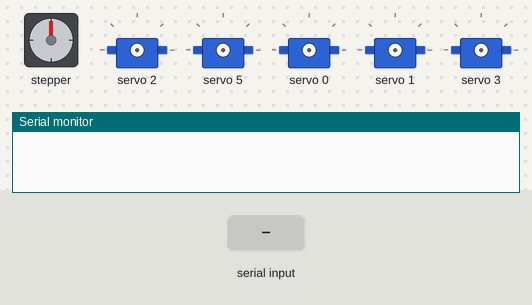
Simulated run of this sketch. Board: Arduino Uno, built with avr-gcc and run on an emulated ATmega328P. Shown: stepper motor, 5 × servo, the last lines printed to the serial monitor. Wiring (inferred from the names in the program): stepper motor driver (120 steps per turn assumed): step pin 5; direction pin 4. Inputs (shaded band) come from the test bench.

Above: at 4.2 s.
4.3 s: "c" received over Serial
5.8 s: byte 70 ('F') received over Serial
7.3 s: byte 102 ('f') received over Serial
At 8.4 s:
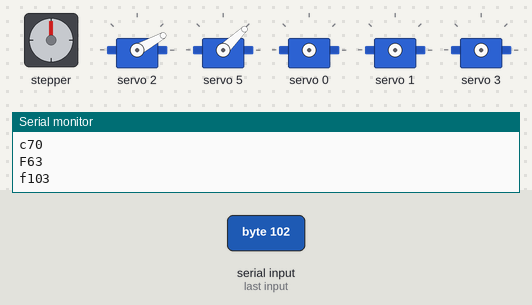
8.8 s: "p" received over Serial
10.3 s: "U" received over Serial
11.8 s: "G" received over Serial
At 13.0 s:
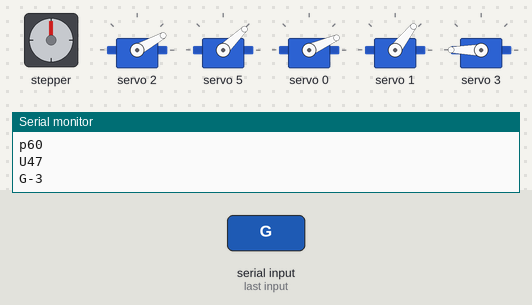
Timing chart, 0 to 14.3 s (numbered marks = the images above; inputs shaded):
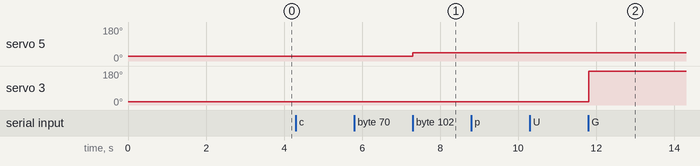

The sketch:

projectfinalversion3.ino
```cpp
#include "HCPCA9685.h"
#define I2CAdd 0x40
HCPCA9685 HCPCA9685(I2CAdd);

const int servo_joint_L_parking_pos = 60;
const int servo_joint_R_parking_pos = 60;
const int servo_joint_1_parking_pos = 70;
const int servo_joint_2_parking_pos = 47;
const int servo_joint_3_parking_pos = 63;
const int servo_joint_4_parking_pos = 63;

int servo_joint_L_pos_increment = 20;
int servo_joint_R_pos_increment = 20;
int servo_joint_1_pos_increment = 20;
int servo_joint_2_pos_increment = 50;
int servo_joint_3_pos_increment = 60;
int servo_joint_4_pos_increment = 40;

int servo_joint_L_parking_pos_i = servo_joint_L_parking_pos;
int servo_joint_R_parking_pos_i = servo_joint_R_parking_pos;
int servo_joint_1_parking_pos_i = servo_joint_1_parking_pos;
int servo_joint_2_parking_pos_i = servo_joint_2_parking_pos;
int servo_joint_3_parking_pos_i = servo_joint_3_parking_pos;
int servo_joint_4_parking_pos_i = servo_joint_4_parking_pos;

int servo_joint_L_min_pos = 10;
int servo_joint_L_max_pos = 180;
int servo_joint_R_min_pos = 10;
int servo_joint_R_max_pos = 180;
int servo_joint_1_min_pos = 10;
int servo_joint_1_max_pos = 400;
int servo_joint_2_min_pos = 10;
int servo_joint_2_max_pos = 380;
int servo_joint_3_min_pos = 10;
int servo_joint_3_max_pos = 380;
int servo_joint_4_min_pos = 10;
int servo_joint_4_max_pos = 120;

int servo_L_pos = 0;
int servo_R_pos = 0;
int servo_joint_1_pos = 0;
int servo_joint_2_pos = 0;
int servo_joint_3_pos = 0;
int servo_joint_4_pos = 0;

char state = 0;

int response_time = 5;
int response_time_4 = 2;
int loop_check = 0;
int response_time_fast = 20;
int action_delay = 600;

const int dirPin = 4;
const int stepPin = 5;
const int stepsPerRevolution = 120;
int stepDelay = 4500;
const int stepsPerRevolutionSmall = 60;
int stepDelaySmall = 9500;

int Pos = 0;

void setup()
{
  pinMode(stepPin, OUTPUT);
  pinMode(dirPin, OUTPUT);
  HCPCA9685.Init(SERVO_MODE);
  HCPCA9685.Sleep(false);
  Serial.begin(4800);
  delay(3000);
}

void loop() {
  if (Serial.available() > 0) {
    state = Serial.read();
    Serial.print(state);

    if (state == 'S') {
      baseRotateLeft();
      delay(response_time);
    }

    if (state == 'O') {
      baseRotateRight();
      delay(response_time);
    }

    if (state == 'c') {
      shoulderServoForward();
      delay(response_time);
    }

    if (state == 'C') {
      shoulderServoBackward();
      delay(response_time);
    }

    if (state == 'p') {
      elbowServoForward();
      delay(response_time);
    }

    if (state == 'P') {
      elbowServoBackward();
      delay(response_time);
    }

    if (state == 'U') {
      wristServo1Backward();
      delay(response_time);
    }

    if (state == 'G') {
      wristServo1Forward();
      delay(response_time);
    }

    if (state == 'R') {
      wristServoCW();
      delay(response_time);
    }

    if (state == 'L') {
      wristServoCCW();
      delay(response_time);
    }

    if (state == 'F') {
      gripperServoBackward();
      delay(response_time);
    }

    if (state == 'f') {
      gripperServoForward();
      delay(response_time);
    }
  }
}

void gripperServoForward() {
  if (servo_joint_4_parking_pos_i > servo_joint_4_min_pos) {
    HCPCA9685.Servo(5, servo_joint_4_parking_pos_i);
    delay(response_time);
    Serial.println(servo_joint_4_parking_pos_i);
    servo_joint_4_parking_pos_i = servo_joint_4_parking_pos_i - servo_joint_4_pos_increment;
  }
}

void gripperServoBackward() {
  if (servo_joint_4_parking_pos_i < servo_joint_4_max_pos) {
    HCPCA9685.Servo(5, servo_joint_4_parking_pos_i);
    delay(response_time);
    Serial.println(servo_joint_4_parking_pos_i);
    servo_joint_4_parking_pos_i = servo_joint_4_parking_pos_i + servo_joint_4_pos_increment;
  }
}

void wristServoCW() {
  if (servo_joint_3_parking_pos_i > servo_joint_3_min_pos) {
    HCPCA9685.Servo(4, servo_joint_3_parking_pos_i);
    delay(response_time_4);
    Serial.println(servo_joint_3_parking_pos_i);
    servo_joint_3_parking_pos_i = servo_joint_3_parking_pos_i - servo_joint_3_pos_increment;
  }
}

void wristServoCCW() {
  if (servo_joint_3_parking_pos_i < servo_joint_3_max_pos) {
    HCPCA9685.Servo(4, servo_joint_3_parking_pos_i);
    delay(response_time_4);
    Serial.println(servo_joint_3_parking_pos_i);
    servo_joint_3_parking_pos_i = servo_joint_3_parking_pos_i + servo_joint_3_pos_increment;
  }
}

void wristServo1Forward() {
  if (servo_joint_2_parking_pos_i < servo_joint_2_max_pos) {
    HCPCA9685.Servo(3, servo_joint_2_parking_pos_i);
    delay(response_time);
    Serial.println(servo_joint_2_parking_pos_i);
    servo_joint_2_parking_pos_i = servo_joint_2_parking_pos_i + servo_joint_2_pos_increment;
  }
}

void wristServo1Backward() {
  if (servo_joint_2_parking_pos_i > servo_joint_2_min_pos) {
    HCPCA9685.Servo(3, servo_joint_2_parking_pos_i);
    delay(response_time);
    Serial.println(servo_joint_2_parking_pos_i);
    servo_joint_2_parking_pos_i = servo_joint_2_parking_pos_i - servo_joint_2_pos_increment;
  }
}

void elbowServoForward() {
  if (servo_joint_L_parking_pos_i < servo_joint_L_max_pos) {
    HCPCA9685.Servo(0, servo_joint_L_parking_pos_i);
    HCPCA9685.Servo(1, (servo_joint_L_max_pos - servo_joint_L_parking_pos_i));
    delay(response_time);
    Serial.println(servo_joint_L_parking_pos_i);
    servo_joint_L_parking_pos_i = servo_joint_L_parking_pos_i + servo_joint_L_pos_increment;
    servo_joint_R_parking_pos_i = servo_joint_L_max_pos - servo_joint_L_parking_pos_i;
  }
}

void elbowServoBackward() {
  if (servo_joint_L_parking_pos_i > servo_joint_L_min_pos) {
    HCPCA9685.Servo(0, servo_joint_L_parking_pos_i);
    HCPCA9685.Servo(1, (servo_joint_L_max_pos - servo_joint_L_parking_pos_i));
    delay(response_time);
    Serial.println(servo_joint_L_parking_pos_i);
    servo_joint_L_parking_pos_i = servo_joint_L_parking_pos_i - servo_joint_L_pos_increment;
    servo_joint_R_parking_pos_i = servo_joint_L_max_pos - servo_joint_L_parking_pos_i;
  }
}

void shoulderServoForward() {
  if (servo_joint_1_parking_pos_i < servo_joint_1_max_pos) {
    HCPCA9685.Servo(2, servo_joint_1_parking_pos_i);
    delay(response_time);
    Serial.println(servo_joint_1_parking_pos_i);
    servo_joint_1_parking_pos_i = servo_joint_1_parking_pos_i + servo_joint_1_pos_increment;
  }
}

void shoulderServoBackward() {
  if (servo_joint_1_parking_pos_i > servo_joint_1_min_pos) {
    HCPCA9685.Servo(2, servo_joint_1_parking_pos_i);
    delay(response_time);
    Serial.println(servo_joint_1_parking_pos_i);
    servo_joint_1_parking_pos_i = servo_joint_1_parking_pos_i - servo_joint_1_pos_increment;
  }
}

void baseRotateLeft() {
  digitalWrite(dirPin, HIGH);
  for (int x = 0; x < stepsPerRevolution; x++) {
    digitalWrite(stepPin, HIGH);
    delayMicroseconds(stepDelay);
    digitalWrite(stepPin, LOW);
    delayMicroseconds(stepDelay);
  }
  delay(response_time);
}

void baseRotateRight() {
  digitalWrite(dirPin, LOW);
  for (int x = 0; x < stepsPerRevolution; x++) {
    digitalWrite(stepPin, HIGH);
    delayMicroseconds(stepDelay);
    digitalWrite(stepPin, LOW);
    delayMicroseconds(stepDelay);
  }
  delay(response_time);
}

void wakeUp() {
  if (loop_check == 0) {
    for (Pos = 0; Pos < 10; Pos++) {
      HCPCA9685.Servo(1, Pos);
      delay(response_time_fast);
    }
    for (Pos = 400; Pos > 390; Pos--) {
      HCPCA9685.Servo(2, Pos);
      delay(response_time_fast);
    }
    for (Pos = 10; Pos < 20; Pos++) {
      HCPCA9685.Servo(3, Pos);
      delay(response_time);
    }
    for (Pos = 380; Pos > 50; Pos--) {
      HCPCA9685.Servo(4, Pos);
      delay(response_time);
    }
    for (Pos = 50; Pos < 150; Pos++) {
      HCPCA9685.Servo(4, Pos);
      delay(response_time);
    }
    for (Pos = 19; Pos < 100; Pos++) {
      HCPCA9685.Servo(3, Pos);
      delay(response_time);
    }
    loop_check = 0;
  }
}

void flexMotors() {
  if (loop_check == 0) {
    delay(action_delay);
    for (Pos = 100; Pos > 10; Pos--) {
      HCPCA9685.Servo(3, Pos);
      delay(10);
    }
    delay(action_delay);
    for (Pos = 10; Pos < 70; Pos++) {
      HCPCA9685.Servo(3, Pos);
      delay(10);
    }
    delay(action_delay);
    baseRotateLeft();
    delay(action_delay);
    for (Pos = 200; Pos < 380; Pos++) {
      HCPCA9685.Servo(4, Pos);
      delay(10);
    }
    delay(action_delay);
    loop_check = 1;
  }
}
```

Measured:
- after the input at 7.3 s, servo 5: 25° → 44° at once
- after the input at 11.8 s, servo 3: 18° → 180° at once
